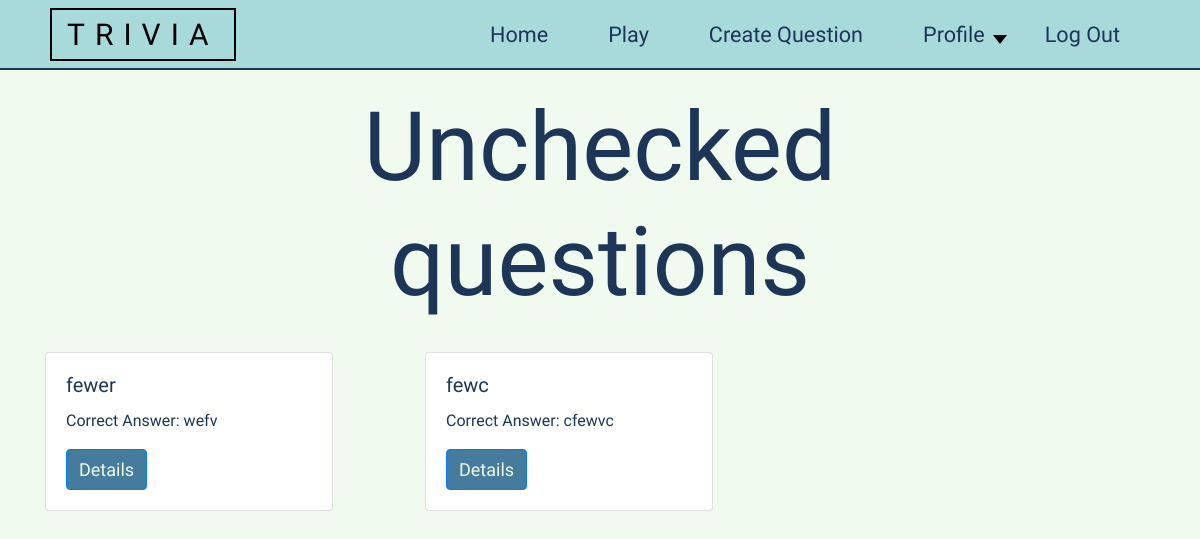
Page /questions/unchecked/ (signed in) on the earlier database version.
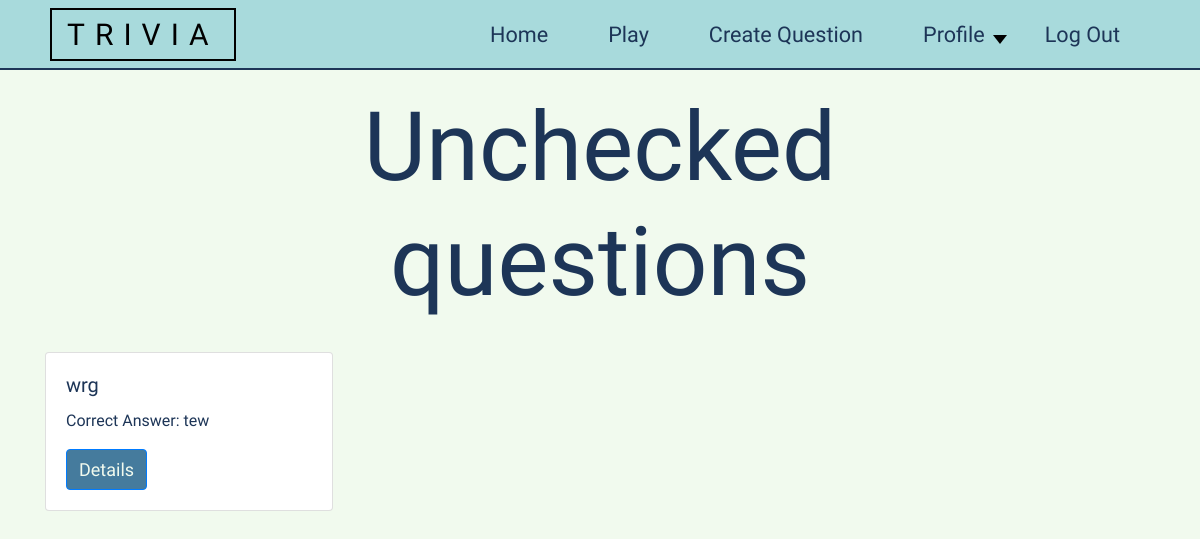
Same page on the later database version.
### questions/models.py (models this page shows, shortened)
class Questions(models.Model):
    author = models.ForeignKey(ProfileUser, on_delete=models.CASCADE)
    question = models.CharField(max_length=350)
    correct_answer = models.CharField(max_length=150)
    answer1 = models.CharField(max_length=150)
    answer2 = models.CharField(max_length=150)
    answer3 = models.CharField(max_length=150)
    level = models.ForeignKey(Level, on_delete=models.CASCADE, blank=False)
    checked = models.PositiveIntegerField(validators=[MinValueValidator(0), MaxValueValidator(1)], default=0)

### questions/views.py (the view)
# urls.py: path('unchecked/', views.UncheckedQuestionsList.as_view(), name='unchecked_questions'),
class UncheckedQuestionsList(LoginRequiredMixin, generic.ListView):
    model = Questions
    template_name = 'unchecked_questions_list.html'
    context_object_name = 'questions'
    def get_queryset(self):
        if not self.request.user.is_superuser:
            return render(self.request, 'permission_denied.html')
        else:
            try:
                questions = Questions.objects.all().filter(checked=0)  # getting only unchecked questions
                return questions
            except:
                return []

### questions/templates/unchecked_questions_list.html
{% extends 'index.html' %}
{% block 'body' %}
<div class="row" style="z-index: 0;">
    <h1 style="font-size: 8vw; width: 50%; margin-left: 25%; text-align: center;">Unchecked questions</h1>
    {% for q in questions %}
    <div class="col-lg-4">
        <div class="card" style="width: 18rem; margin-top: 2vw">
            <div class="card-body">
                <h5 class="card-title">{{q.question}}</h5>
                <p class="card-text">Correct Answer: {{q.correct_answer}}</p>
                <a href="{% url 'question-detail' q.id %}" class="btn btn-primary submit-btn" style="color: #F1FAEE;">Details</a>
            </div>
        </div>
    </div>
    {% endfor %}
</div>
{% endblock %}

### common/templates/index.html (shortened to what this page needs)
<!DOCTYPE html>
<html>
<head>
    <link rel="stylesheet" href="https://stackpath.bootstrapcdn.com/bootstrap/4.3.1/css/bootstrap.min.css">
    {% load static %}
    <link rel="stylesheet" type="text/css" href="{% static 'common.css' %}">
    <link rel="stylesheet" type="text/css" href="{% static 'accounts.css' %}">
    <link rel="stylesheet" type="text/css" href="{% static 'game.css' %}">
    <link rel="stylesheet" type="text/css" href="{% static 'questions.css' %}">
    <link rel="stylesheet" type="text/css" href="{% static 'play.css' %}">
</head>
<body>
{% include 'navbar.html' %}
<div class="container">
    {% block 'body' %}
    {% endblock %}
</div>
</body>
</html>

### common/templates/navbar.html (shortened to what this page needs)
<nav class="main_element">
    <div class="logo">Trivia</div>
    <ul class="papa">
        <li><a href="{% url 'home' %}">Home</a></li>
        <li><a href="{% url 'play' %}">Play</a></li>
        {% if not user.is_authenticated %}
        <li><a href="{% url 'login' %}">Log In</a></li>
        <li><a href="{% url 'signup' %}">Sign Up</a></li>
        {% else %}
        <li><a href="{% url 'create_question' %}">Create Question</a></li>
        <li><a href="#" class="show">Profile</a>
        </li>
        <li><a href="{% url 'logout' %}">Log Out</a></li>
        {% endif %}
    </ul>
</nav>

### common/static/common.css (style rules this page uses)
* { -webkit-box-sizing: border-box; -moz-box-sizing: border-box; box-sizing: border-box; margin:0; padding: 0; }
body { background-color: #556676; margin: 0; padding: 0; }
.logo { color: black; border: 2px solid black; letter-spacing: 10px; display: inline; text-transform: uppercase; font-size: 30px; padding: 7px 15px; }
.main_element { background-color: #A8DADC; color: white; width: 100%; height: 70px; line-height: 70px; padding: 0 50px; margin-bottom: 20px; border-bottom: 0.2vw solid #1D3557; z-index: 1000; }
ul { list-style-type: none; float: right; }
.main_element > ul >li { padding: 0 30px; display: block; float: left; height: 70px; position: relative; }
a { text-decoration: none; color:black; font-size: 1.8vw; }
.show::after { content: ''; width: 0; height: 0; border-left: 7px solid transparent; border-right: 7px solid transparent; border-top: 9px solid black; position: absolute; top: 35px; right:8px; }

### accounts/static/accounts.css (style rules this page uses)
* { font-family: 'Stylish', sans-serif; color: #1D3557; }
body { background-color: #F1FAEE; }
.submit-btn { font-size: 1.5vw; background-color: #F1FAEE; }
a { color: #1D3557; }

### questions/static/questions.css (style rules this page uses)
.submit-btn { font-size: 1.5vw; background-color: #457B9D; color: #F1FAEE; }

Differences in the rows shown:
removed Questions: question "fewer", correct_answer "wefv"
removed Questions: question "fewc", correct_answer "cfewvc"
added Questions: question "wrg", correct_answer "tew"
